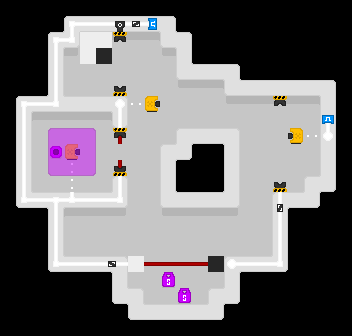

This is a level from a 2D game, rendered from its Tiled map with the project's own tilesets. A one-line summary and the complete map file follow:
An orthogonal 22x21 tile map with 16x16 px tiles, 4 tile layers (layer1, layer2, objects, layer5), 1 hidden layer not drawn.

<map version="1.5" tiledversion="1.7.2" orientation="orthogonal" renderorder="right-down" width="22" height="21" tilewidth="16" tileheight="16" infinite="0" nextlayerid="11" nextobjectid="1">
 <tileset firstgid="1" source="../../porthole-tileset.tsx" />
 <layer id="1" name="layer1" width="22" height="21">
  <data encoding="csv">
1,1,1,1,1,1,1,1,1,1,1,1,1,1,1,1,1,1,1,1,1,1,
1,1,1,1,33,33,33,33,33,33,33,1,1,1,1,1,1,1,1,1,1,1,
1,1,1,33,33,2,2,2,2,2,33,33,1,1,1,1,1,1,1,1,1,1,
1,1,1,33,2,2,2,2,2,2,2,33,1,1,1,1,1,1,1,1,1,1,
1,1,1,33,2,2,2,2,2,2,2,33,33,33,33,1,1,1,1,1,1,1,
1,1,1,33,2,2,2,2,2,2,2,2,2,2,33,33,33,33,33,33,33,1,
1,33,33,33,33,33,33,33,2,2,2,2,2,2,2,2,2,2,2,2,33,1,
1,33,2,2,2,2,2,33,2,2,2,2,2,2,2,2,2,2,2,2,33,1,
1,33,2,2,2,2,2,2,2,2,2,33,33,33,33,2,2,2,2,2,33,1,
1,33,2,2,2,2,2,2,2,2,33,33,1,1,33,2,2,2,2,2,33,1,
1,33,2,2,2,2,2,2,2,2,33,1,1,1,33,2,2,2,2,2,33,1,
1,33,2,2,2,2,2,33,2,2,33,1,1,1,33,2,2,2,2,33,33,1,
1,33,33,33,33,33,33,33,2,2,33,33,33,33,33,2,2,33,33,33,1,1,
1,1,1,33,2,2,2,2,2,2,2,2,2,2,2,2,2,33,1,1,1,1,
1,1,1,33,2,2,2,2,2,2,2,2,2,2,2,2,2,33,1,1,1,1,
1,1,1,33,2,2,2,2,2,2,2,2,2,2,2,2,2,33,1,1,1,1,
1,1,1,33,33,33,33,33,2,2,2,2,2,2,33,33,33,33,1,1,1,1,
1,1,1,1,1,1,1,33,2,2,2,2,2,2,33,1,1,1,1,1,1,1,
1,1,1,1,1,1,1,33,33,2,2,2,2,33,33,1,1,1,1,1,1,1,
1,1,1,1,1,1,1,1,33,33,33,33,33,33,1,1,1,1,1,1,1,1,
1,1,1,1,1,1,1,1,1,1,1,1,1,1,1,1,1,1,1,1,1,1
</data>
 </layer>
 <layer id="9" name="layer2" width="22" height="21">
  <data encoding="csv">
0,0,0,0,0,0,0,0,0,0,0,0,0,0,0,0,0,0,0,0,0,0,
0,0,0,11,37,66,66,66,66,66,38,12,0,0,0,0,0,0,0,0,0,0,
0,0,0,37,40,79,48,98,98,99,39,38,0,0,0,0,0,0,0,0,0,0,
0,0,0,34,133,77,78,0,0,0,132,34,12,0,0,0,0,0,0,0,0,0,
0,0,0,34,0,0,0,0,0,0,0,39,66,66,38,12,0,0,0,0,0,0,
0,0,11,34,72,0,0,0,0,0,0,100,98,99,39,66,66,66,66,66,38,0,
0,37,66,135,66,66,66,8,140,0,0,0,0,0,100,98,98,98,98,99,34,0,
0,34,97,98,98,98,99,36,0,0,0,0,0,0,0,0,0,0,0,0,34,0,
0,34,0,0,0,0,0,102,0,0,71,7,66,66,8,0,0,0,0,140,34,0,
0,34,0,0,0,0,0,0,0,0,7,70,44,43,34,0,0,0,0,0,34,0,
0,34,0,0,108,0,0,0,0,0,34,44,0,0,34,0,0,0,0,71,34,0,
0,34,72,0,108,0,71,35,0,0,34,12,0,11,34,0,0,0,71,7,70,0,
0,69,66,137,66,66,66,40,0,0,39,66,66,66,40,0,0,7,66,70,44,0,
0,0,43,34,97,98,98,101,0,0,100,98,98,98,101,0,0,34,44,0,0,0,
0,0,0,34,0,0,0,0,0,0,0,0,0,0,0,0,0,34,0,0,0,0,
0,0,0,34,72,0,0,0,0,0,0,0,0,0,0,0,71,34,0,0,0,0,
0,0,0,69,66,66,66,8,0,0,0,0,0,0,7,66,66,70,0,0,0,0,
0,0,0,0,0,0,43,34,72,0,0,0,0,71,34,44,0,0,0,0,0,0,
0,0,0,0,0,0,0,69,8,72,0,0,71,7,70,0,0,0,0,0,0,0,
0,0,0,0,0,0,0,43,69,66,66,66,66,70,44,0,0,0,0,0,0,0,
0,0,0,0,0,0,0,0,0,0,0,0,0,0,0,0,0,0,0,0,0,0
</data>
 </layer>
 <layer id="2" name="objects" width="22" height="21">
  <data encoding="csv">
0,0,0,0,0,0,0,0,0,0,0,0,0,0,0,0,0,0,0,0,0,0,
0,0,0,0,196,165,165,364,295,455,0,0,0,0,0,0,0,0,0,0,0,0,
0,0,0,196,262,0,0,293,0,0,0,0,0,0,0,0,0,0,0,0,0,0,
0,0,0,166,0,0,0,0,0,0,0,0,0,0,0,0,0,0,0,0,0,0,
0,0,0,166,0,0,0,0,0,0,0,0,0,0,0,0,0,0,0,0,0,0,
0,0,0,166,0,0,0,325,0,0,0,0,0,0,0,0,0,0,0,0,0,0,
0,196,165,262,0,0,0,263,0,257,0,0,0,0,0,0,0,293,0,0,0,0,
0,166,0,0,0,0,0,166,0,0,0,0,0,0,0,0,0,0,0,0,391,0,
0,166,0,0,0,0,0,294,0,0,0,0,0,0,0,0,0,0,290,0,167,0,
0,166,0,393,257,0,0,358,0,0,0,0,0,0,0,0,0,0,0,0,0,0,
0,166,0,0,0,0,0,326,0,0,0,0,0,0,0,0,0,0,0,0,0,0,
0,166,0,0,0,0,0,166,0,0,0,0,0,0,0,0,0,325,0,0,0,0,
0,260,165,197,261,165,165,262,0,0,0,0,0,0,0,0,0,297,0,0,0,0,
0,0,0,166,0,0,0,0,0,0,0,0,0,0,0,0,0,329,0,0,0,0,
0,0,0,166,0,0,0,0,0,0,0,0,0,0,0,0,0,166,0,0,0,0,
0,0,0,166,0,0,0,0,0,0,0,0,0,0,0,0,0,166,0,0,0,0,
0,0,0,260,165,165,266,267,385,323,323,323,323,386,231,165,165,262,0,0,0,0,
0,0,0,0,0,0,0,0,0,0,234,0,0,0,0,0,0,0,0,0,0,0,
0,0,0,0,0,0,0,0,0,0,0,234,0,0,0,0,0,0,0,0,0,0,
0,0,0,0,0,0,0,0,0,0,0,0,0,0,0,0,0,0,0,0,0,0,
0,0,0,0,0,0,0,0,0,0,0,0,0,0,0,0,0,0,0,0,0,0
</data>
 </layer>
 <layer id="10" name="collision" width="22" height="21" visible="0">
  <data encoding="csv">
0,0,0,0,0,0,0,0,0,0,0,0,0,0,0,0,0,0,0,0,0,0,
0,0,0,0,17,17,17,17,17,17,17,0,0,0,0,0,0,0,0,0,0,0,
0,0,0,17,17,17,17,19,0,0,17,17,0,0,0,0,0,0,0,0,0,0,
0,0,0,17,0,0,0,0,0,0,0,17,0,0,0,0,0,0,0,0,0,0,
0,0,0,17,0,0,0,0,0,0,0,17,17,17,17,0,0,0,0,0,0,0,
0,0,0,17,0,0,0,21,0,0,0,0,0,0,17,17,17,17,17,17,17,0,
0,17,17,17,17,17,17,17,0,82,0,0,0,0,0,0,0,19,0,0,17,0,
0,17,0,0,0,0,0,17,0,0,0,0,0,0,0,0,0,0,0,0,17,0,
0,17,0,0,0,0,0,19,0,0,0,17,17,17,17,0,0,0,81,0,17,0,
0,17,0,114,82,0,0,145,0,0,17,17,0,0,17,0,0,0,0,0,17,0,
0,17,0,0,0,0,0,21,0,0,17,0,0,0,17,0,0,0,0,0,17,0,
0,17,0,0,0,0,0,17,0,0,17,0,0,0,17,0,0,21,0,17,17,0,
0,17,17,17,17,17,17,17,0,0,17,17,17,17,17,0,0,17,17,17,0,0,
0,0,0,17,0,0,0,0,0,0,0,0,0,0,0,0,0,17,0,0,0,0,
0,0,0,17,0,0,0,0,0,0,0,0,0,0,0,0,0,17,0,0,0,0,
0,0,0,17,0,0,0,0,0,0,0,0,0,0,0,0,0,17,0,0,0,0,
0,0,0,17,17,17,17,17,22,113,113,113,113,20,17,17,17,17,0,0,0,0,
0,0,0,0,0,0,0,17,0,0,54,0,0,0,17,0,0,0,0,0,0,0,
0,0,0,0,0,0,0,17,17,0,0,54,0,17,17,0,0,0,0,0,0,0,
0,0,0,0,0,0,0,0,17,17,17,17,17,17,0,0,0,0,0,0,0,0,
0,0,0,0,0,0,0,0,0,0,0,0,0,0,0,0,0,0,0,0,0,0
</data>
 </layer>
 <layer id="3" name="layer5" width="22" height="21">
  <data encoding="csv">
0,0,0,0,0,0,0,0,0,0,0,0,0,0,0,0,0,0,0,0,0,0,
0,0,0,0,0,0,0,0,0,0,0,0,0,0,0,0,0,0,0,0,0,0,
0,0,0,0,0,0,0,0,0,0,0,0,0,0,0,0,0,0,0,0,0,0,
0,0,0,0,0,0,0,0,0,0,0,0,0,0,0,0,0,0,0,0,0,0,
0,0,0,0,0,0,0,0,0,0,0,0,0,0,0,0,0,0,0,0,0,0,
0,0,0,0,0,0,0,0,0,0,0,0,0,0,0,0,0,0,0,0,0,0,
0,0,0,0,0,0,0,0,0,0,0,0,0,0,0,0,0,0,0,0,0,0,
0,0,0,0,0,0,0,0,0,0,0,0,0,0,0,0,0,0,0,0,0,0,
0,0,0,424,425,426,0,0,0,0,0,0,0,0,0,0,0,0,0,0,0,0,
0,0,0,456,457,458,0,0,0,0,0,0,0,0,0,0,0,0,0,0,0,0,
0,0,0,488,489,490,0,0,0,0,0,0,0,0,0,0,0,0,0,0,0,0,
0,0,0,0,0,0,0,0,0,0,0,0,0,0,0,0,0,0,0,0,0,0,
0,0,0,0,0,0,0,0,0,0,0,0,0,0,0,0,0,0,0,0,0,0,
0,0,0,0,0,0,0,0,0,0,0,0,0,0,0,0,0,0,0,0,0,0,
0,0,0,0,0,0,0,0,0,0,0,0,0,0,0,0,0,0,0,0,0,0,
0,0,0,0,0,0,0,0,0,0,0,0,0,0,0,0,0,0,0,0,0,0,
0,0,0,0,0,0,0,0,0,0,0,0,0,0,0,0,0,0,0,0,0,0,
0,0,0,0,0,0,0,0,0,0,0,0,0,0,0,0,0,0,0,0,0,0,
0,0,0,0,0,0,0,0,0,0,0,0,0,0,0,0,0,0,0,0,0,0,
0,0,0,0,0,0,0,0,0,0,0,0,0,0,0,0,0,0,0,0,0,0,
0,0,0,0,0,0,0,0,0,0,0,0,0,0,0,0,0,0,0,0,0,0
</data>
 </layer>
</map>
